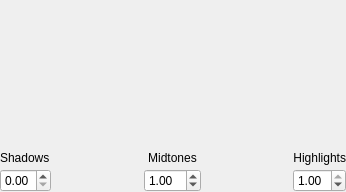
<?xml version="1.0" encoding="UTF-8"?>
<ui version="4.0">
 <class>ibp::widgets::InputLevelsWidget</class>
 <widget class="QWidget" name="ibp::widgets::InputLevelsWidget">
  <property name="geometry">
   <rect>
    <x>0</x>
    <y>0</y>
    <width>346</width>
    <height>192</height>
   </rect>
  </property>
  <property name="windowTitle">
   <string>Form</string>
  </property>
  <layout class="QVBoxLayout" name="verticalLayout" stretch="1,0">
   <property name="spacing">
    <number>4</number>
   </property>
   <property name="leftMargin">
    <number>0</number>
   </property>
   <property name="topMargin">
    <number>4</number>
   </property>
   <property name="rightMargin">
    <number>0</number>
   </property>
   <property name="bottomMargin">
    <number>0</number>
   </property>
   <item>
    <widget class="ibp::widgets::InputLevelsSlider" name="mSliderInputLevels" native="true">
     <property name="minimumSize">
      <size>
       <width>0</width>
       <height>32</height>
      </size>
     </property>
    </widget>
   </item>
   <item>
    <layout class="QGridLayout" name="gridLayout">
     <property name="spacing">
      <number>4</number>
     </property>
     <item row="1" column="2">
      <widget class="QDoubleSpinBox" name="mSpinGammaCorrection">
       <property name="minimumSize">
        <size>
         <width>50</width>
         <height>0</height>
        </size>
       </property>
       <property name="minimum">
        <double>0.100000000000000</double>
       </property>
       <property name="maximum">
        <double>10.000000000000000</double>
       </property>
       <property name="singleStep">
        <double>0.010000000000000</double>
       </property>
       <property name="value">
        <double>1.000000000000000</double>
       </property>
      </widget>
     </item>
     <item row="1" column="3">
      <spacer name="horizontalSpacer_2">
       <property name="orientation">
        <enum>Qt::Horizontal</enum>
       </property>
       <property name="sizeHint" stdset="0">
        <size>
         <width>40</width>
         <height>20</height>
        </size>
       </property>
      </spacer>
     </item>
     <item row="1" column="1">
      <spacer name="horizontalSpacer">
       <property name="orientation">
        <enum>Qt::Horizontal</enum>
       </property>
       <property name="sizeHint" stdset="0">
        <size>
         <width>40</width>
         <height>20</height>
        </size>
       </property>
      </spacer>
     </item>
     <item row="1" column="4">
      <widget class="QDoubleSpinBox" name="mSpinWhitePoint">
       <property name="minimumSize">
        <size>
         <width>50</width>
         <height>0</height>
        </size>
       </property>
       <property name="maximum">
        <double>1.000000000000000</double>
       </property>
       <property name="singleStep">
        <double>0.010000000000000</double>
       </property>
       <property name="value">
        <double>1.000000000000000</double>
       </property>
      </widget>
     </item>
     <item row="1" column="0">
      <widget class="QDoubleSpinBox" name="mSpinBlackPoint">
       <property name="minimumSize">
        <size>
         <width>50</width>
         <height>0</height>
        </size>
       </property>
       <property name="maximum">
        <double>1.000000000000000</double>
       </property>
       <property name="singleStep">
        <double>0.010000000000000</double>
       </property>
      </widget>
     </item>
     <item row="0" column="0">
      <widget class="QLabel" name="label">
       <property name="text">
        <string>Shadows</string>
       </property>
      </widget>
     </item>
     <item row="0" column="2">
      <widget class="QLabel" name="label_2">
       <property name="text">
        <string>Midtones</string>
       </property>
       <property name="alignment">
        <set>Qt::AlignCenter</set>
       </property>
      </widget>
     </item>
     <item row="0" column="4">
      <widget class="QLabel" name="label_3">
       <property name="text">
        <string>Highlights</string>
       </property>
       <property name="alignment">
        <set>Qt::AlignRight|Qt::AlignTrailing|Qt::AlignVCenter</set>
       </property>
      </widget>
     </item>
    </layout>
   </item>
  </layout>
 </widget>
 <customwidgets>
  <customwidget>
   <class>ibp::widgets::InputLevelsSlider</class>
   <extends>QWidget</extends>
   <header>inputlevelsslider.h</header>
   <container>1</container>
  </customwidget>
 </customwidgets>
 <tabstops>
  <tabstop>mSpinBlackPoint</tabstop>
  <tabstop>mSpinGammaCorrection</tabstop>
  <tabstop>mSpinWhitePoint</tabstop>
 </tabstops>
 <resources/>
 <connections/>
</ui>
